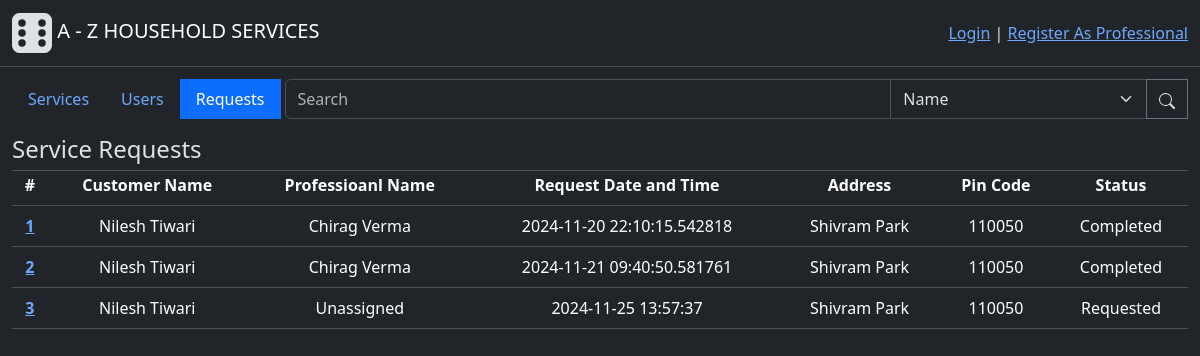
The page /admin/requests on the database as committed earlier.
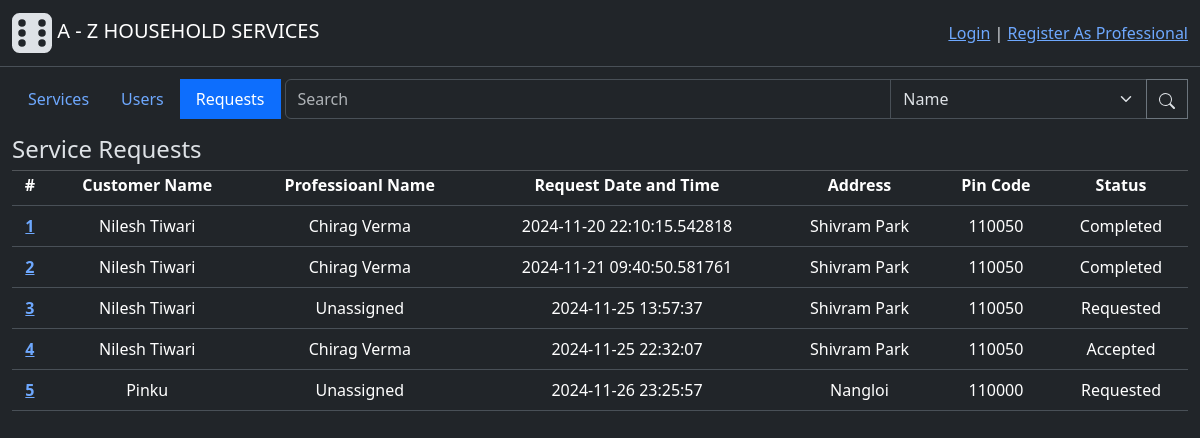
The same page on the database as committed later.
### backend/modals.py (models this page shows, shortened)
class ServiceRequest(db.Model):
    id = db.Column(db.Integer(), primary_key=True)
    service_id = db.Column(db.Integer(), db.ForeignKey("service.id"), nullable=False) # Foreign Key - Service table
    customer_id = db.Column(db.Integer(), db.ForeignKey("user.id"), nullable=False) #Foreign key - from User(Customer) table
    professional_id = db.Column(db.Integer(), db.ForeignKey("professional.id")) # Foreign Key - Professional table, One professional for one job
    start_date = db.Column(db.DateTime(), nullable=False, default=datetime.now().replace(microsecond=0)) # datetime.now():get current time
    end_date = db.Column(db.DateTime())
    status = db.Column(db.Integer(), nullable=False, default=0) # 0-requested, 1-accepted, 2-completed at users-end, 3-completed at professionals-end
    rating = db.Column(db.Integer()) # Mandatory to give ratings for closing the job
    remarks = db.Column(db.String(500))
    professional = db.relationship("Professional", backref="service_requests", lazy=True)
    def get_professional(self):
        professional = self.professional
        if professional:
            return professional.user.name
        else:
            return "Unassigned"
    def get_status(self):
        status = self.status
        if status == 0:
            return "Requested"
        elif status == 1:
            return "Accepted"
        else:
            return "Completed"

class User(db.Model, UserMixin):
    id = db.Column(db.Integer(), primary_key=True)
    email = db.Column(db.String(60), unique=True, nullable=False)
    password = db.Column(db.String(), nullable=False)
    role = db.Column(db.Integer(), nullable=False, default=1) # 0-Admin, 1-Customer, 2-Professional
    name = db.Column(db.String(30), nullable=False)
    address = db.Column(db.String(100), nullable=False)
    pincode = db.Column(db.Integer(), nullable=False)
    status = db.Column(db.Integer(), nullable=False, default=1) # 0-inactive, 1-active
    rating = db.Column(db.Integer(), default=0)
    service_requests = db.relationship("ServiceRequest", cascade="all, delete", backref="customer", lazy=True) # For accessing all the service requests created by a user(customer)
    professional_info = db.relationship("Professional", cascade="all, delete", backref="user", uselist=False) # one to one relation for accessing futher professional info

### backend/controllers.py (the view)
@app.route("/admin/requests", methods=["GET", "POST"])
def requests_tab_page():
    button_state = 2
    requests = ServiceRequest.query.all()
    return render_template("requests_tab.html", button_state=button_state, requests=requests)

### templates/requests_tab.html
{% extends "admin_dashboard.html" %}
{% block subcontent %}
<h4 style="margin-bottom: -10px;" class="h4 text-start mt-3">Service Requests</h4>
<hr style="margin-bottom:  -10px;" class="divider">
{% if requests %}
    <table class="table mt-1">
        <thead>
        <tr>
            <th scope="col">#</th>
            <th scope="col">Customer Name</th>
            <th scope="col">Professioanl Name</th>
            <th scope="col">Request Date and Time</th>
            <th scope="col">Address</th>
            <th scope="col">Pin Code</th>
            <th scope="col">Status</th>
        </tr>
        </thead>
        <tbody>
            {% for request in requests %}
                <tr>
                    <th scope="row">
                        <a href="{{ url_for('service_request_info', id=request.id)}}">
                            {{request.id}}
                        </a>
                    </th>
                    <td>{{request.customer.name}}</td>
                    <td>{{request.get_professional()}}</td>
                    <td>{{request.start_date}}</td>
                    <td>{{request.customer.address}}</td>
                    <td>{{request.customer.pincode}}</td>
                    <td>{{request.get_status()}}</td>
                </tr>
            {% endfor %}
        </tbody>
    </table>
{% else %}
    <div class="h5 mt-3">Currently there are no jobs.</div>
{% endif %}
{% endblock %}

### templates/admin_dashboard.html (shortened to what this page needs)
{% extends "base.html" %}
{% block content %}
    <div class="main">
        <div class="d-flex">
                <div>
                    <ul class="nav nav-pills" >
                        <li class="nav-item">
                            <form action="{{ url_for('admin_page', button_state=0) }}" method="POST">
                                <button style="border-radius: 0;" class="nav-link {{'active' if button_state==0}}" type="submit">Services</button>
                            </form>
                        </li>
                        <li class="nav-item">
                            <form action="{{ url_for('admin_page', button_state=1) }}" method="POST">
                                <button style="border-radius: 0;" class="nav-link {{'active' if button_state==1}}" type="submit">Users</button>
                            </form>
                        </li>
                        <li class="nav-item">
                            <form action="{{ url_for('admin_page', button_state=2) }}" method="POST">
                                <button style="border-radius: 0;" class="nav-link {{'active' if button_state==2}}" type="submit">Requests</button>
                            </form>
                        </li>
                    </ul>
                </div>
                <form class="flex-grow-1" action="{{url_for('admin_search', button_state=button_state)}}" method="POST">
                    <div class="input-group">
                        <input name="search_text" style="height: 40px; width: 400px;" type="text" class="form-control ms-1" placeholder="Search">
                        <select name="filter_option" class="form-select" aria-label="Default select example">
                            <option selected value="name">Name</option>
                        </select>
                        <button style="border-radius: 0;" class="btn btn-outline-secondary" type="submit" id="button-addon2">
                            <img  src="/static/image/icons/search.svg">
                        </button>
                    </div>
                </form>
        </div>
         {% block subcontent %}
         {% endblock %}
    </div>
    <div style="height: 1000px;"></div>
{% endblock %}

### templates/base.html (shortened to what this page needs)
<!doctype html>
<html lang="en" data-bs-theme="dark">
  <head>
    <link href="https://cdn.jsdelivr.net/npm/bootstrap@5.3.3/dist/css/bootstrap.min.css" rel="stylesheet">
    <link href="/static/styles/general.css" rel="stylesheet">
  </head>
  <body>
    <div class="header">
        <nav class="navbar bg-dark border-bottom border-body" data-bs-theme="dark"">
            <div class="container-fluid">
                <a class="navbar-brand" href="{{ url_for('home_page')}}">
                    <img src="/static/image/icons/logo.svg">
                    A - Z HOUSEHOLD SERVICES
                </a>
                {% if current_user.is_authenticated %}
                  <div>
                    <a class="active" aria-current="page" href="{{ url_for('login_page') }}">Welcome, {{ current_user.capitalised_name() }}</a>
                    |
                    <a class="active" aria-current="page" href="{{ url_for('logout') }}">Logout</a>
                  </div>
                {% else %}
                  <div>
                    <a class="active" aria-current="page" href="{{ url_for('login_page') }}">Login</a>
                    |
                    <a class="active" aria-current="page" href="{{ url_for('professional_signup_page') }}">Register As Professional</a>
                  </div>
                {% endif %}
            </div>
        </nav>
    </div>
    {% block content %}
    {% endblock %}
  </body>
</html>

### static/styles/general.css (style rules this page uses)
.main { margin: 1%; text-align: center; }

Rows that differ between the two databases and show on the page:
added ServiceRequest: id "4", customer.name "Nilesh Tiwari", get_professional "Chirag Verma", start_date "2024-11-25 22:32:07", customer.address "Shivram Park", customer.pincode "110050", get_status "Accepted"
added ServiceRequest: id "5", customer.name "Pinku", get_professional "Unassigned", start_date "2024-11-26 23:25:57", customer.address "Nangloi", customer.pincode "110000", get_status "Requested"
